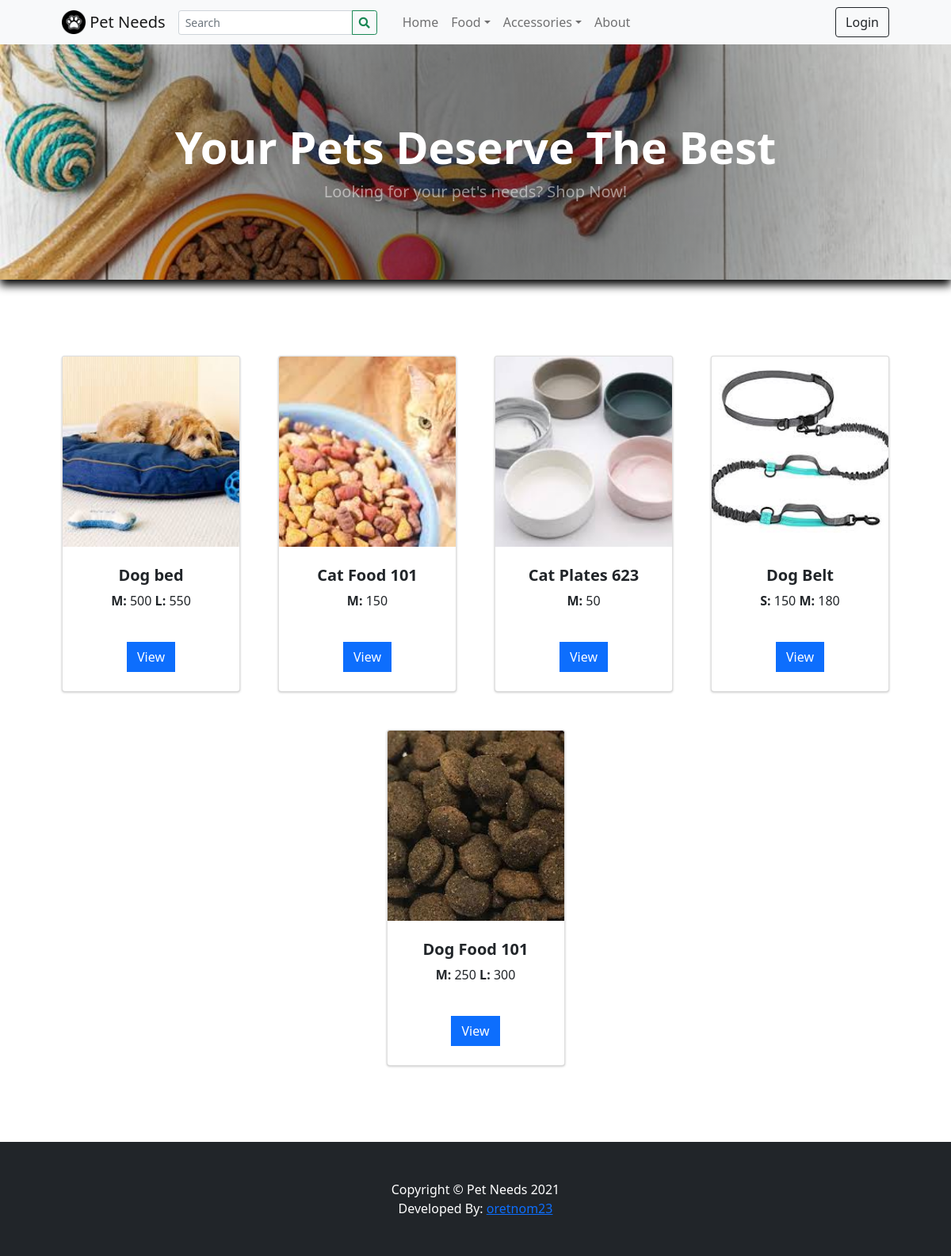
The page / on the database its author committed.
### tables this page shows
CREATE TABLE `categories` (
  `id` int(30) NOT NULL,
  `category` varchar(250) NOT NULL,
  `description` text DEFAULT NULL,
  `status` tinyint(1) NOT NULL DEFAULT 1,
  `date_created` datetime NOT NULL DEFAULT current_timestamp()
);

CREATE TABLE `products` (
  `id` int(30) NOT NULL,
  `category_id` int(30) NOT NULL,
  `sub_category_id` int(30) NOT NULL,
  `product_name` varchar(250) NOT NULL,
  `description` text NOT NULL,
  `status` tinyint(1) NOT NULL DEFAULT 1,
  `date_created` datetime NOT NULL DEFAULT current_timestamp()
);

### classes/DBConnection.php (called while the page is built, shortened)
<?php
class DBConnection{
    private $host = DB_SERVER;
    private $username = DB_USERNAME;
    private $password = DB_PASSWORD;
    private $database = DB_NAME;
    public $conn;
    public function __construct(){
        if (!isset($this->conn)) {
            $this->conn = new mysqli($this->host, $this->username, $this->password, $this->database);
        }
    }
}
?>

### config.php (called while the page is built, shortened)
<?php
require_once('classes/DBConnection.php');
require_once('classes/SystemSettings.php');
function validate_image($file){
	if(!empty($file)){
		if(is_file(base_app.$file)){
			return base_url.$file;
		}else{
			return base_url.'dist/img/no-image-available.png';
		}
	}else{
		return base_url.'dist/img/no-image-available.png';
	}
}
?>

### inc/topBarNav.php (the view, shortened to what this page needs)
<nav class="navbar navbar-expand-lg navbar-light bg-light">
            <div class="container px-4 px-lg-5 ">
                <a class="navbar-brand" href="./">
                <img src="<?php echo validate_image($_settings->info('logo')) ?>" width="30" height="30" class="d-inline-block align-top" alt="" loading="lazy">
                <?php echo $_settings->info('short_name') ?>
                </a>
                <form class="form-inline" id="search-form">
                  <div class="input-group">
                    <input class="form-control form-control-sm form " type="search" placeholder="Search" aria-label="Search" name="search"  value="<?php echo isset($_GET['search']) ? $_GET['search'] : "" ?>"  aria-describedby="button-addon2">
                    <div class="input-group-append">
                      <button class="btn btn-outline-success btn-sm m-0" type="submit" id="button-addon2"><i class="fa fa-search"></i></button>
                    </div>
                  </div>
                </form>
                <div class="collapse navbar-collapse" id="navbarSupportedContent">
                    <ul class="navbar-nav me-auto mb-2 mb-lg-0 ms-lg-4">
                        <li class="nav-item"><a class="nav-link" aria-current="page" href="./">Home</a></li>
                        <?php
                        $cat_qry = $conn->query("SELECT * FROM categories where status = 1 ");
                        while($crow = $cat_qry->fetch_assoc()):
                          $sub_qry = $conn->query("SELECT * FROM sub_categories where status = 1 and parent_id = '{$crow['id']}' ");
                          if($sub_qry->num_rows <= 0):
                        ?>
                        <li class="nav-item"><a class="nav-link" aria-current="page" href="./?p=products&c=<?php echo md5($crow['id']) ?>"><?php echo $crow['category'] ?></a></li>
                        <?php else: ?>
                        <li class="nav-item dropdown">
                          <a class="nav-link dropdown-toggle" id="navbarDropdown<?php echo $crow['id'] ?>" href="#" role="button" data-toggle="dropdown" aria-expanded="false"><?php echo $crow['category'] ?></a></a>
                        </li>
                        <?php endif; ?>
                        <?php endwhile; ?>
                        <li class="nav-item"><a class="nav-link" href="./?p=about">About</a></li>
                    </ul>
                    <div class="d-flex align-items-center">
                      <?php if(!isset($_SESSION['userdata']['id'])): ?>
                        <button class="btn btn-outline-dark ml-2" id="login-btn" type="button">Login</button>
                        <?php endif; ?>
                    </div>
                </div>
            </div>
        </nav>

### inc/header.php (shortened to what this page needs)
<head>
    <link rel="stylesheet" href="<?php echo base_url ?>plugins/fontawesome-free/css/all.min.css">
    <link rel="stylesheet" href="<?php echo base_url ?>plugins/tempusdominus-bootstrap-4/css/tempusdominus-bootstrap-4.min.css">
  <link rel="stylesheet" href="<?php echo base_url ?>plugins/datatables-bs4/css/dataTables.bootstrap4.min.css">
  <link rel="stylesheet" href="<?php echo base_url ?>plugins/datatables-responsive/css/responsive.bootstrap4.min.css">
  <link rel="stylesheet" href="<?php echo base_url ?>plugins/datatables-buttons/css/buttons.bootstrap4.min.css">
  <link rel="stylesheet" href="<?php echo base_url ?>plugins/select2/css/select2.min.css">
  <link rel="stylesheet" href="<?php echo base_url ?>plugins/select2-bootstrap4-theme/select2-bootstrap4.min.css">
    <link rel="stylesheet" href="<?php echo base_url ?>plugins/icheck-bootstrap/icheck-bootstrap.min.css">
    <link rel="stylesheet" href="<?php echo base_url ?>plugins/jqvmap/jqvmap.min.css">
    <link rel="stylesheet" href="<?php echo base_url ?>dist/css/adminlte.css">
    <link rel="stylesheet" href="<?php echo base_url ?>dist/css/custom.css">
    <link rel="stylesheet" href="<?php echo base_url ?>assets/css/styles.css">
    <link rel="stylesheet" href="<?php echo base_url ?>plugins/overlayScrollbars/css/OverlayScrollbars.min.css">
    <link rel="stylesheet" href="<?php echo base_url ?>plugins/daterangepicker/daterangepicker.css">
    <link rel="stylesheet" href="<?php echo base_url ?>plugins/summernote/summernote-bs4.min.css">
  <link rel="stylesheet" href="<?php echo base_url ?>plugins/sweetalert2-theme-bootstrap-4/bootstrap-4.min.css">
  </head>

### home.php
 <header class="bg-dark py-5" id="main-header">
    <div class="container px-4 px-lg-5 my-5">
        <div class="text-center text-white">
            <h1 class="display-4 fw-bolder">Your Pets Deserve The Best</h1>
            <p class="lead fw-normal text-white-50 mb-0">Looking for your pet's needs? Shop Now!</p>
        </div>
    </div>
</header>
<section class="py-5">
    <div class="container px-4 px-lg-5 mt-5">
        <div class="row gx-4 gx-lg-5 row-cols-md-3 row-cols-xl-4 justify-content-center">
            <?php
                $products = $conn->query("SELECT * FROM `products` where status = 1 order by rand() limit 8 ");
                while($row = $products->fetch_assoc()):
                    $upload_path = base_app.'/uploads/product_'.$row['id'];
                    $img = "";
                    if(is_dir($upload_path)){
                        $fileO = scandir($upload_path);
                        if(isset($fileO[2]))
                            $img = "uploads/product_".$row['id']."/".$fileO[2];
                    }
                    $inventory = $conn->query("SELECT * FROM inventory where product_id = ".$row['id']);
                    $inv = array();
                    while($ir = $inventory->fetch_assoc()){
                        $inv[$ir['size']] = number_format($ir['price']);
                    }
            ?>
            <div class="col mb-5">
                <div class="card h-100 product-item">
                    <img class="card-img-top w-100" src="<?php echo validate_image($img) ?>" alt="..." />
                    <div class="card-body p-4">
                        <div class="text-center">
                            <h5 class="fw-bolder"><?php echo $row['product_name'] ?></h5>
                            <?php foreach($inv as $k=> $v): ?>
                                <span><b><?php echo $k ?>: </b><?php echo $v ?></span>
                            <?php endforeach; ?>
                        </div>
                    </div>
                    <div class="card-footer p-4 pt-0 border-top-0 bg-transparent">
                        <div class="text-center">
                            <a class="btn btn-flat btn-primary "   href=".?p=view_product&id=<?php echo md5($row['id']) ?>">View</a>
                        </div>
                    </div>
                </div>
            </div>
            <?php endwhile; ?>
        </div>
    </div>
</section>

### inc/footer.php (shortened to what this page needs)
<footer class="py-5 bg-dark">
            <div class="container">
              <p class="m-0 text-center text-white">Copyright &copy; <?php echo $_settings->info('short_name') ?> 2021</p>
              <p class="m-0 text-center text-white">Developed By: <a href="mailto:oretnom23@gmail.com">oretnom23</a></p>
          </div>
        </footer>

### rows shown on the page
categories: category "Food"
categories: category "Accessories"
products: shows a picture, product_name "Dog bed", k "M", v "500", k "L", v "550"
products: shows a picture, product_name "Cat Food 101", k "M", v "150"
products: shows a picture, product_name "Cat Plates 623", k "M", v "50"
products: shows a picture, product_name "Dog Belt", k "S", v "150", k "M", v "180"
products: shows a picture, product_name "Dog Food 101", k "M", v "250", k "L", v "300"

### other values the page prints
$_settings->info('short_name') "Pet Needs"
